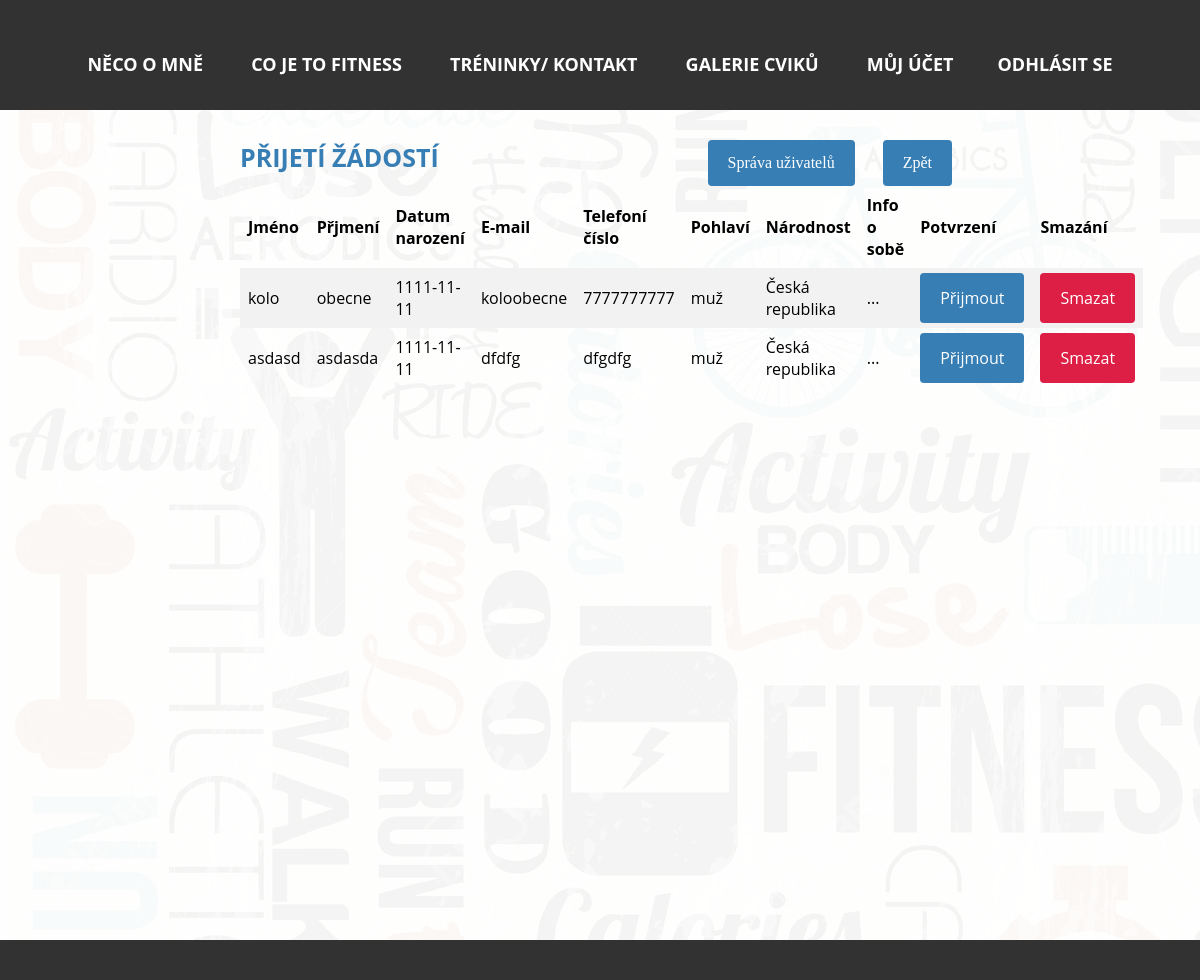
The page /PHP/prijeti.php (signed in) on the database its author committed.
### tables this page shows
CREATE TABLE `uzivatele` (
  `id` int(10) NOT NULL,
  `jmeno` varchar(254) DEFAULT NULL,
  `prijmeni` varchar(254) DEFAULT NULL,
  `datum` date DEFAULT NULL,
  `vyska` float NOT NULL,
  `email` varchar(254) NOT NULL,
  `heslo` char(50) NOT NULL,
  `tel` varchar(15) DEFAULT NULL,
  `pohlavi` tinyint(1) NOT NULL,
  `narodnost_id` int(5) NOT NULL,
  `info` varchar(500) DEFAULT NULL,
  `prava` tinyint(1) NOT NULL DEFAULT '0' COMMENT '0 je pro normálního uživatele 1 pro admina',
  `potvrzeni_pristupu` tinyint(1) NOT NULL DEFAULT '0' COMMENT '0 pro každého registrovaného '
);

CREATE TABLE `narodnosti` (
  `id` int(10) NOT NULL,
  `nazev` varchar(50) NOT NULL
);

### PHP/fce.php (called while the page is built)
<?php
function zkratitText($text, $znaku) {
    $mezera = strrpos(substr($text, 0, $znaku), " ");
    return substr($text, 0, $mezera) . "...";
}
?>

### PHP/prijeti.php (the view, shortened to what this page needs)
<?php
include 'pripojeni.php';
?>
<!doctype html>
<html>
    <head>
        <link rel="stylesheet" href="../CSS/css.css">
    </head>
    <body>
        <div class="barva">
            <?php
            include 'menu.php';
            include 'fce.php';
            ?>
            <article>
                <?php
                if ($_SESSION["prava"] == 1) {
                    echo "<a href='uzivatel.php' class='uzivatelodkazy'>Zpět</a>";
                    echo "<a href='sprava-uzivatelu.php' class='uzivatelodkazy'>Správa uživatelů</a>";
                }
                echo "<h1>Přijetí žádostí</h1>";
                echo "<div class='formprijeti'><table class='formprijeti'>
   <tr>
     <th>Jméno</th>
     <th>Přjmení</th>
     <th>Datum narození</th>
     <th>E-mail</th>
     <th>Telefoní číslo</th>
     <th>Pohlaví</th>
     <th>Národnost</th>
     <th>Info o sobě</th>
     <th>Potvrzení</th>
	 <th>Smazání</th>
   </tr>";
                $data = mysqli_query($connect, "select uzivatele.id as uzivatel_id, uzivatele.jmeno, uzivatele.prijmeni, uzivatele.datum, uzivatele.vyska, uzivatele.email, uzivatele.tel, uzivatele.pohlavi, uzivatele.narodnost_id, uzivatele.info, narodnosti.id as narodnost_id, narodnosti.nazev as narodnost_nazev from uzivatele LEFT JOIN narodnosti ON uzivatele.narodnost_id=narodnosti.id where potvrzeni_pristupu='0' order by uzivatele.id");
                while ($zaznam = mysqli_fetch_array($data)) {
                    if ($zaznam['pohlavi'] == 1) {
                        $pohlavi = 'muž';
                    } else {
                        $pohlavi = 'žena';
                    }
                    $informace = zkratitText($zaznam["info"], 30);
                    echo "   <tr>
     <td>{$zaznam["jmeno"]}</td>
     <td>{$zaznam["prijmeni"]}</td>
     <td>{$zaznam["datum"]}</td>
     <td>{$zaznam["email"]}</td>
     <td>{$zaznam["tel"]}</td>
     <td>$pohlavi</td>
     <td>{$zaznam["narodnost_nazev"]}</td>
     <td title='{$zaznam['info']}'>$informace</td>
     <td><a href='potvrzeni.php?id={$zaznam["uzivatel_id"]}' class='prijetiodkazy'>Přijmout</a></td>
	 <td><a href='odmitnuti.php?id={$zaznam["uzivatel_id"]}' class='spravaodmitnutiodkazy'>Smazat</a></td>
   </tr>";
                }
                echo "</table></div>";
                ?>
            </article>
            <footer>
            </footer>
        </div>
    </body>
</html>

### CSS/css.css (style rules this page uses)
@media screen and (min-width: 1090px) { body { margin: 0; padding: 0; width: 100%; background-image: url(../foto/pozadiFitness.jpg); } }
@media screen and (min-width: 1090px) { .barva { background-color: rgba(255, 255, 255, 0.95); } }
@media screen and (min-width: 1090px) { article { width: 60%; min-height: 100vh; margin: auto; text-align: left; padding: 30px 10px 0px 10px; } }
@media screen and (min-width: 1090px) { footer { width: 100%; background-color: #323232; height: 40px; float: left; } }
@media screen and (min-width: 1090px) { h1 { color: #377EB5; margin: 0; font-size: 25px; font-family: 'Russo One', 'Open Sans', Arial, sans-serif; text-transform: uppercase; } }
@media screen and (min-width: 1090px) { table { border-collapse: collapse; width: 100%; font-family: 'Open Sans', Arial, sans-serif; } }
@media screen and (min-width: 1090px) { th, td { text-align: left; padding: 8px; height: 40px; } }
@media screen and (min-width: 1090px) { tr:nth-child(even) { background-color: #f2f2f2 } }
@media screen and (min-width: 1090px) { .prijetiodkazy { text-decoration: none; width: 100%; background-color: #377EB5; color: white; padding: 14px 20px; margin: 8px 0; border: none; border-radius: 4px; cursor: pointer; } }
@media screen and (min-width: 1090px) { .uzivatelodkazy { text-decoration: none; background-color: #377EB5; color: white; padding: 14px 20px; border: none; border-radius: 4px; cursor: pointer; margin-left: 20px; margin-right: 8px; float: right; } }
@media screen and (min-width: 1090px) { .spravaodmitnutiodkazy { text-decoration: none; width: 100%; background-color: #dd1f45; color: white; padding: 14px 20px; margin: 8px 0; border: none; border-radius: 4px; cursor: pointer; } }

### rows shown on the page
uzivatele: jmeno "kolo", prijmeni "obecne", datum "1111-11-11", email "koloobecne", tel "7777777777", pohlavi "muž", narodnosti.nazev "Česká republika", info "..."
uzivatele: jmeno "asdasd", prijmeni "asdasda", datum "1111-11-11", email "dfdfg", tel "dfgdfg", pohlavi "muž", narodnosti.nazev "Česká republika", info "..."
